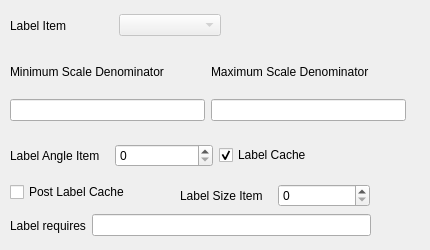
  <widget class="QWidget" name="tab">
   <attribute name="title">
    <string>Label</string>
   </attribute>
   <widget class="QWidget" name="horizontalLayoutWidget_14">
    <property name="geometry">
     <rect>
      <x>10</x>
      <y>10</y>
      <width>211</width>
      <height>31</height>
     </rect>
    </property>
    <layout class="QHBoxLayout" name="horizontalLayout_15">
     <item>
      <widget class="QLabel" name="mf_labeitem_label">
       <property name="text">
        <string>Label Item</string>
       </property>
      </widget>
     </item>
     <item>
      <widget class="QComboBox" name="mf_labelItem_combo">
       <property name="enabled">
        <bool>false</bool>
       </property>
      </widget>
     </item>
    </layout>
   </widget>
   <widget class="QWidget" name="horizontalLayoutWidget_15">
    <property name="geometry">
     <rect>
      <x>10</x>
      <y>50</y>
      <width>396</width>
      <height>71</height>
     </rect>
    </property>
    <layout class="QHBoxLayout" name="horizontalLayout_16">
     <item>
      <layout class="QVBoxLayout" name="verticalLayout_7">
       <item>
        <widget class="QLabel" name="mf_labelMinScaleDenom_label">
         <property name="text">
          <string>Minimum Scale Denominator</string>
         </property>
        </widget>
       </item>
       <item>
        <widget class="QLineEdit" name="mf_labelMinScaleDenom_edit"/>
       </item>
      </layout>
     </item>
     <item>
      <layout class="QVBoxLayout" name="verticalLayout_6">
       <item>
        <widget class="QLabel" name="mf_labelMaxScaleDenomin_label">
         <property name="text">
          <string>Maximum Scale Denominator</string>
         </property>
        </widget>
       </item>
       <item>
        <widget class="QLineEdit" name="mf_labelMaxScaleDenom_edit"/>
       </item>
      </layout>
     </item>
    </layout>
   </widget>
   <widget class="QWidget" name="horizontalLayoutWidget_16">
    <property name="geometry">
     <rect>
      <x>10</x>
      <y>140</y>
      <width>411</width>
      <height>31</height>
     </rect>
    </property>
    <layout class="QHBoxLayout" name="horizontalLayout_17">
     <item>
      <layout class="QHBoxLayout" name="horizontalLayout_13">
       <item>
        <widget class="QLabel" name="mf_labelAngleItem_label">
         <property name="text">
          <string>Label Angle Item</string>
         </property>
        </widget>
       </item>
       <item>
        <widget class="QSpinBox" name="mf_labeLangleItem_box">
         <property name="maximum">
          <number>360</number>
         </property>
        </widget>
       </item>
      </layout>
     </item>
     <item>
      <layout class="QHBoxLayout" name="horizontalLayout_14">
       <item>
        <widget class="QCheckBox" name="mf_labelCache">
         <property name="text">
          <string>Label Cache</string>
         </property>
         <property name="checked">
          <bool>true</bool>
         </property>
        </widget>
       </item>
      </layout>
     </item>
    </layout>
   </widget>
   <widget class="QWidget" name="horizontalLayoutWidget_17">
    <property name="geometry">
     <rect>
      <x>10</x>
      <y>210</y>
      <width>361</width>
      <height>31</height>
     </rect>
    </property>
    <layout class="QHBoxLayout" name="horizontalLayout_18">
     <item>
      <widget class="QLabel" name="mf_laberlRequires_label">
       <property name="text">
        <string>Label requires</string>
       </property>
      </widget>
     </item>
     <item>
      <widget class="QLineEdit" name="mf_labelRequires_edit"/>
     </item>
    </layout>
   </widget>
   <widget class="QWidget" name="horizontalLayoutWidget_18">
    <property name="geometry">
     <rect>
      <x>180</x>
      <y>180</y>
      <width>190</width>
      <height>31</height>
     </rect>
    </property>
    <layout class="QHBoxLayout" name="horizontalLayout_19">
     <item>
      <widget class="QLabel" name="mf_labelSizeItem_label">
       <property name="text">
        <string>Label Size Item</string>
       </property>
      </widget>
     </item>
     <item>
      <widget class="QSpinBox" name="mf_labelSizeItem_box">
       <property name="maximum">
        <number>999999</number>
       </property>
      </widget>
     </item>
    </layout>
   </widget>
   <widget class="QWidget" name="horizontalLayoutWidget_28">
    <property name="geometry">
     <rect>
      <x>10</x>
      <y>180</y>
      <width>151</width>
      <height>25</height>
     </rect>
    </property>
    <layout class="QHBoxLayout" name="horizontalLayout_29">
     <item>
      <widget class="QCheckBox" name="mf_postLabelCache_box">
       <property name="text">
        <string>Post Label Cache</string>
       </property>
      </widget>
     </item>
    </layout>
   </widget>
  </widget>
